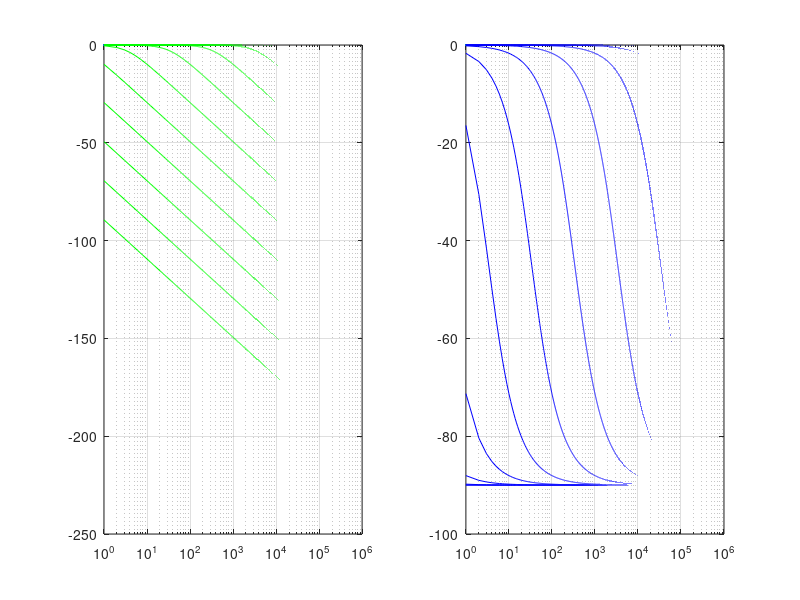

This chart was generated by the following MATLAB code:
%LM3478_Model

% http://tera.yonsei.ac.kr/class/2017_1_1/lecture/Lect%2010%20Pole,%20Zero,%20and%20Bode%20Plot.pdf

clear all; close all; clc;

f = (0: 1: 1e6);

twopi = 3.14159265358979 * 2;

s = f * twopi;


C_C1 = 100e-9;
R_C1 = 4.700;

figure(1);
subplot(121);
semilogx([0]);
subplot(122);
semilogx([0]);

for k = -9: 1: 3

    C_C1 = 10^k;
    
    w_z3 = 1 / (C_C1 * R_C1);

    
    T2 =  1 ./ (1 + s * 1i / w_z3);
    
    log_T2 = 20 * log10(abs(T2));
    
    subplot(121)
    hold on;
    semilogx(f, log_T2, 'g');
    hold off;
    grid on;
    
    subplot(122)
    hold on;
    semilogx(f, atan2(imag(T2), real(T2)) * 180 / pi, 'b');
    hold off;
    grid on;
    %legend('Power + Load loop', 'Power + Load + Control loop')

end